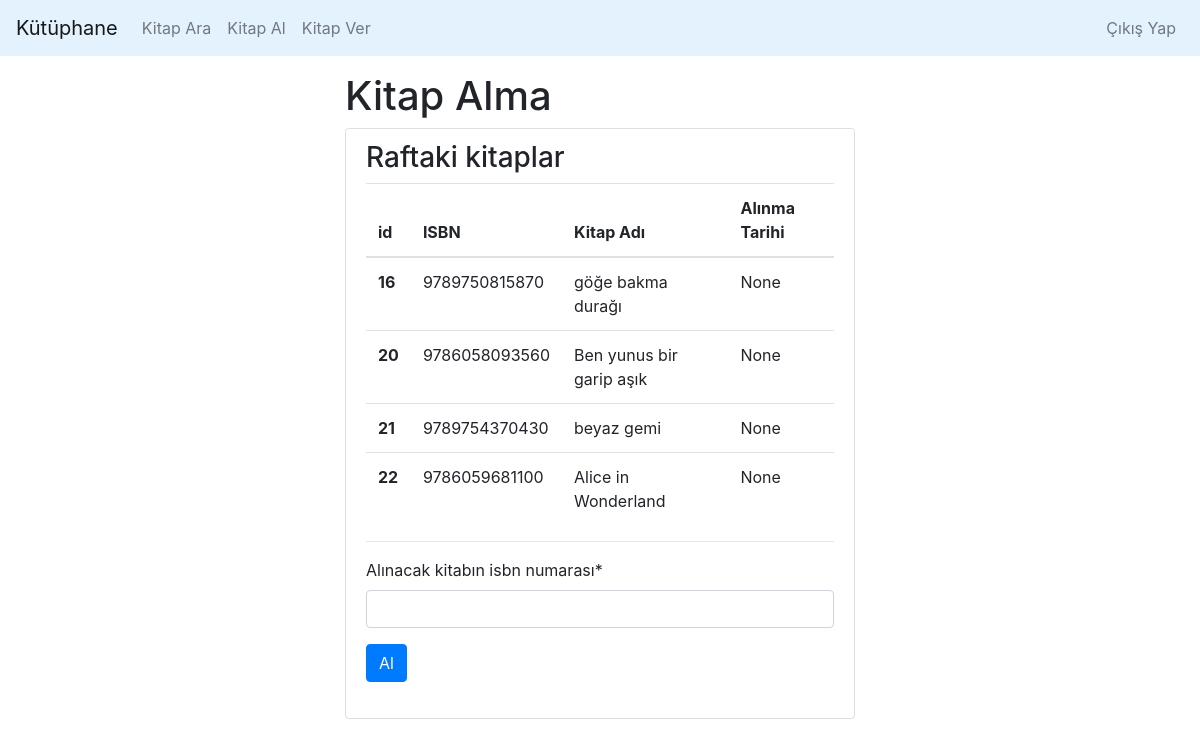
The app's page /kitap_alma/ (signed in), older data.
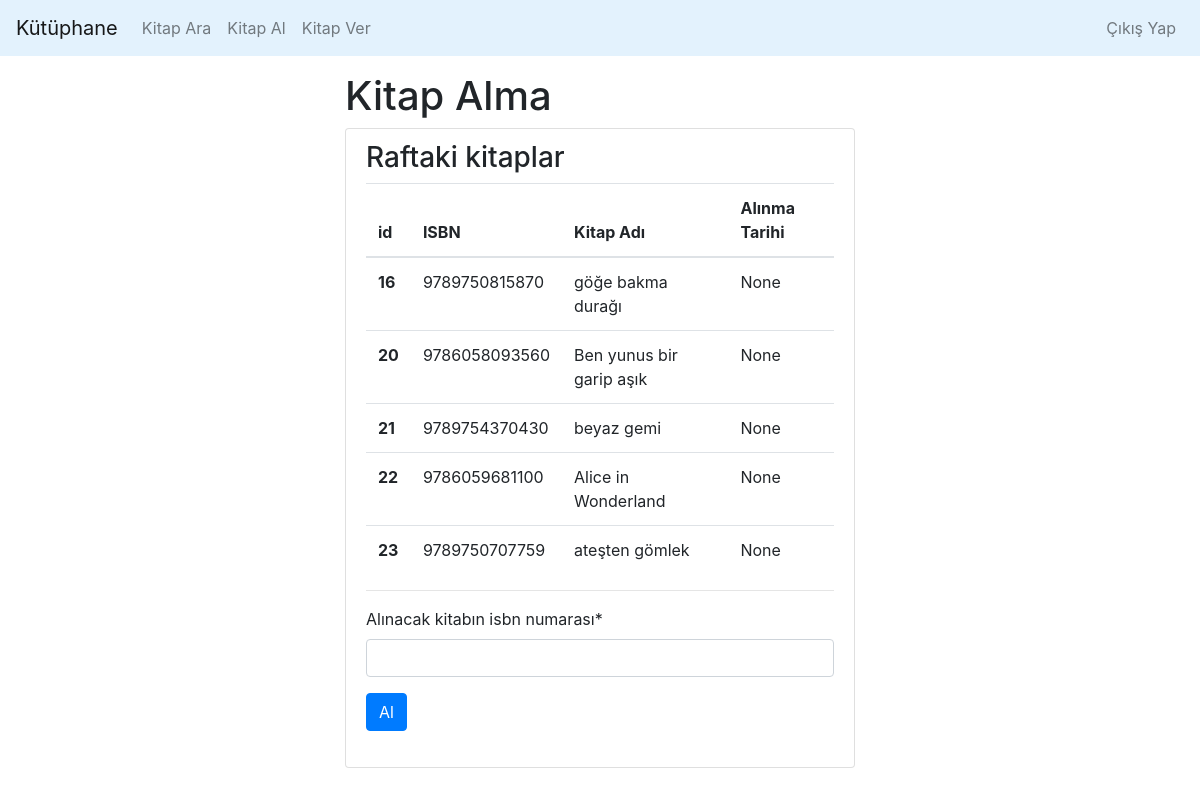
The same page, newer data.
### home/models.py (models this page shows)
class Kitap(models.Model):
    isbn = models.CharField(max_length=13)
    kitap_adi = models.CharField(max_length=50)
    kullanici = models.ForeignKey("auth.User",related_name="kitaplar",default=None,\
        null=True,on_delete=models.SET_NULL)
    alinma_tarihi = models.DateField(auto_now=False, auto_now_add=False,null=True)

### home/views.py (the view, shortened to what this page needs)
# urls.py: path('kitap_alma/',kitap_alma,name="kitap_alma"),
def kitap_alma(request):#user
    if not request.user.is_superuser and request.user.is_authenticated:
        kitaplar = Kitap.objects.all()
        form = KitapAlForm(request.POST or None)
        return render(request,"kitap_alma.html",{"kitaplar" : kitaplar,"form" : form})
    else:
        return Http404

### home/forms.py
class KitapAlForm(forms.Form):
    isbn = forms.CharField(max_length=13,label="Alınacak kitabın isbn numarası")

### web/templates/kitap_alma.html (shortened to what this page needs)
{% extends 'base.html' %}
{% load crispy_forms_tags %}
{% block body %}
    {% include 'includes/navbar.html' %}
    <div class="container">
        <div class="row justify-content-center align-items-cente">
            <di class="col-md-6" >
                <div class="col-md-12">
                    <h1>Kitap Alma</h1>
                    <div class="list-group">
                        <div class="list-group-item">
                            <h3>Raftaki kitaplar</h3>
                            <table class="table">
                                <thead>
                                    <tr>
                                        <th scope="col">id</th>
                                        <th scope="col">ISBN</th>
                                        <th scope="col">Kitap Adı</th>
                                        <th scope="col">Alınma Tarihi</th>
                                    </tr>
                                </thead>
                                <tbody>
                                    {% for kitap in kitaplar %}
                                        {% if not kitap.kullanici %}
                                            <tr>
                                            <th scope="row">{{kitap.id}}</th>
                                            <td>{{kitap.isbn}}</td>
                                            <td>{{kitap.kitap_adi}}</td>
                                            <td>{{kitap.alinma_tarihi}}</td>
                                            </tr>
                                        {% endif %}
                                    {% endfor %}
                                </tbody>
                            </table>
                            <hr>
                            <form class="form" method="POST">
                                {{ form|crispy }}
                                <input class="btn btn-primary" type="submit" value="Al">
                                <br><br>
                            </form>
                        </div>
                    </div>
                </div>
            </div>
        </div>
{% endblock body %}

Row changes from the older to the newer data that the page shows:
now on this page (row edited): Kitap: id "23", isbn "9789750707759", kitap_adi "ateşten gömlek", alinma_tarihi "None"
